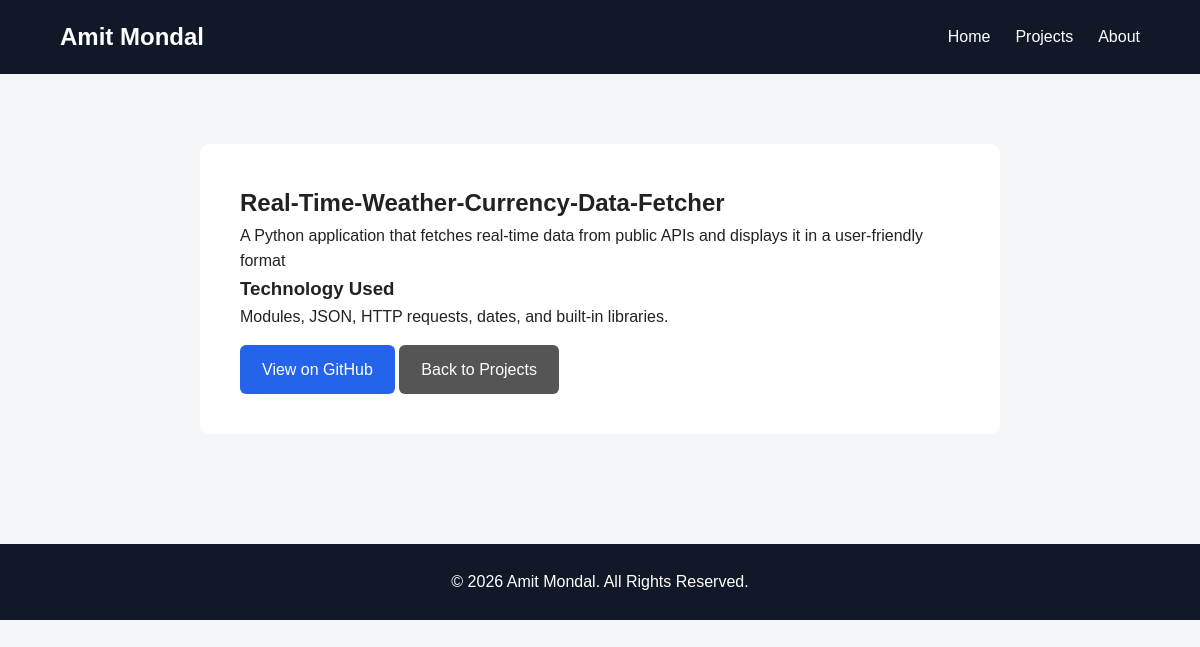
/projects/1/, run on the app's committed database.
### portfolio/models.py (models this page shows, shortened)
class Project(models.Model):
    title = models.CharField(max_length=200)
    description = models.TextField()
    technology = models.CharField(max_length=200)
    github_link = models.URLField()

### portfolio/views.py (the view)
def project_detail(request, pk):
    project = get_object_or_404(Project, pk=pk)
    return render(
        request,
        'portfolio/project_detail.html',
        {'project': project}
    )

### portfolio/templates/portfolio/project_detail.html (shortened to what this page needs)
{% extends 'portfolio/base.html' %}
{% block content %}
<section class="container page-section">
    <div class="project-detail">
        <h1>
            {{ project.title }}
        </h1>
        <p>
            {{ project.description }}
        </p>
        <h3>
            Technology Used
        </h3>
        <p>
            {{ project.technology }}
        </p>
        <div>
            <a
                href="{{ project.github_link }}"
                target="_blank"
                class="btn"
            >
                View on GitHub
            </a>
            <a
                href="{% url 'projects' %}"
                class="btn secondary-btn"
            >
                Back to Projects
            </a>
        </div>
    </div>
</section>
{% endblock %}

### portfolio/static/portfolio/style.css (style rules this page uses)
* { margin: 0; padding: 0; box-sizing: border-box; }
body { font-family: Arial, sans-serif; background: #f4f6f8; color: #222; line-height: 1.6; }
.container { width: 90%; max-width: 1100px; margin: auto; }
.btn { display: inline-block; background: #2563eb; color: white; text-decoration: none; padding: 12px 22px; border-radius: 6px; margin-top: 15px; }
.secondary-btn { background: #555; }
.page-section { padding: 70px 0; }
.project-detail { max-width: 800px; margin: auto; background: white; padding: 40px; border-radius: 10px; }

### data on the page
Project: title "Real-Time-Weather-Currency-Data-Fetcher", description "A Python application that fetches real-time data from public APIs and displays it in a user-friendly format", technology "Modules, JSON, HTTP requests, dates, and built-in libraries."
